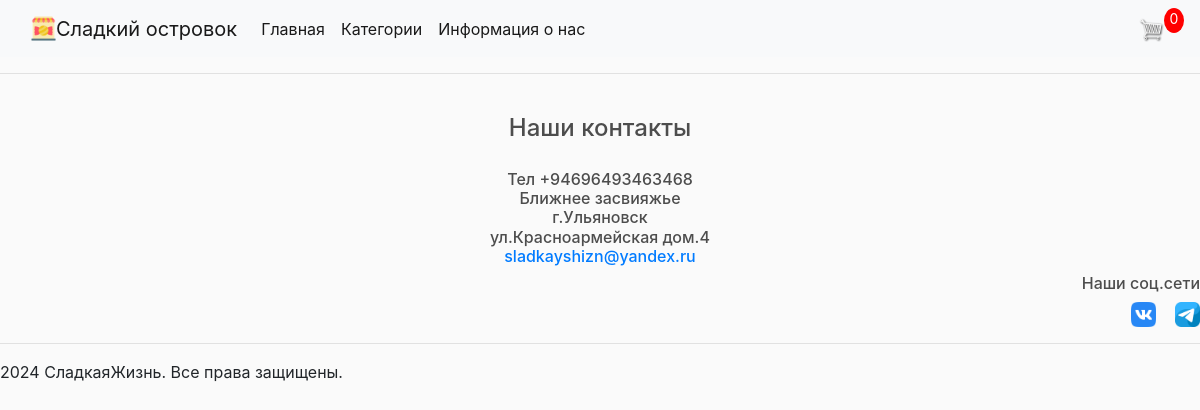
The page /categories/ on the database as committed earlier.
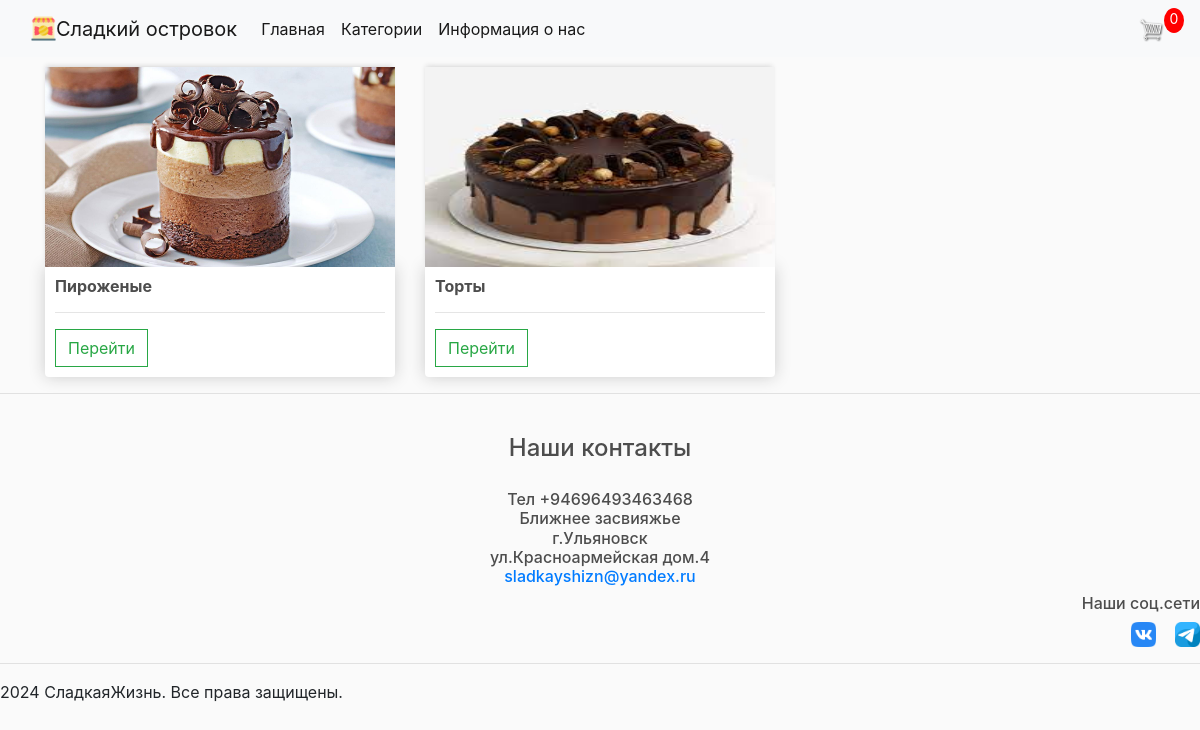
The same page on the database as committed later.
### store/models.py (models this page shows, shortened)
class Category(models.Model):
    name = models.CharField(max_length=50)
    image = models.ImageField(null=True, blank=True)
    @property
    def imageURL(self):
        try:
            url = self.image.url
        except:
            url = ''
        return url

### store/views.py (the view)
# urls.py: path('categories/', views.category_list, name='categories'),
def category_list(request):
    data = cartData(request)
    cartItems = data['cartItems']
    categories = Category.objects.all()
    return render(request, 'store/categories.html', {'categories': categories, 'cartItems': cartItems})

### store/utils.py (called while the page is built, shortened)
def cookieCart(request):
    try:
        cart = json.loads(request.COOKIES['cart'])
    except:
        cart = {}
    print('Cart:', cart)
    items = []
    order = {'get_cart_total': 0, 'get_cart_items': 0, 'shipping': False}
    cartItems = order['get_cart_items']
    return {'cartItems': cartItems, 'order': order, 'items': items}

def cartData(request):
    if request.user.is_authenticated:
        customer = request.user.customer
        order, created = Order.objects.get_or_create(customer=customer, complete=False)
        items = order.orderitem_set.all()
        cartItems = order.get_cart_items
    else:
        cookieData = cookieCart(request)
        cartItems = cookieData['cartItems']
        order = cookieData['order']
        items = cookieData['items']
    return {'cartItems': cartItems, 'order': order, 'items': items}

### store/templates/store/categories.html
{% extends 'store/main.html' %}
{% block content %}
    <div class="row">
        {% for cat in categories%}
            <div class="col-lg-4">
                <img class="thumbnail" src="{{cat.imageURL}}">
                <div class="box-element product">
                    <h6><strong>{{cat.name}}</strong></h6>
                    <hr>
                    <a class="btn btn-outline-success" href="{% url 'get_store_by_cat' cat.id %}">Перейти</a>
                </div>
            </div>
        {% endfor %}
    </div>
{% endblock content %}

Rows that differ between the two databases and show on the page:
added Category: imageURL (picture), name "Пироженые"
added Category: imageURL (picture), name "Торты"
